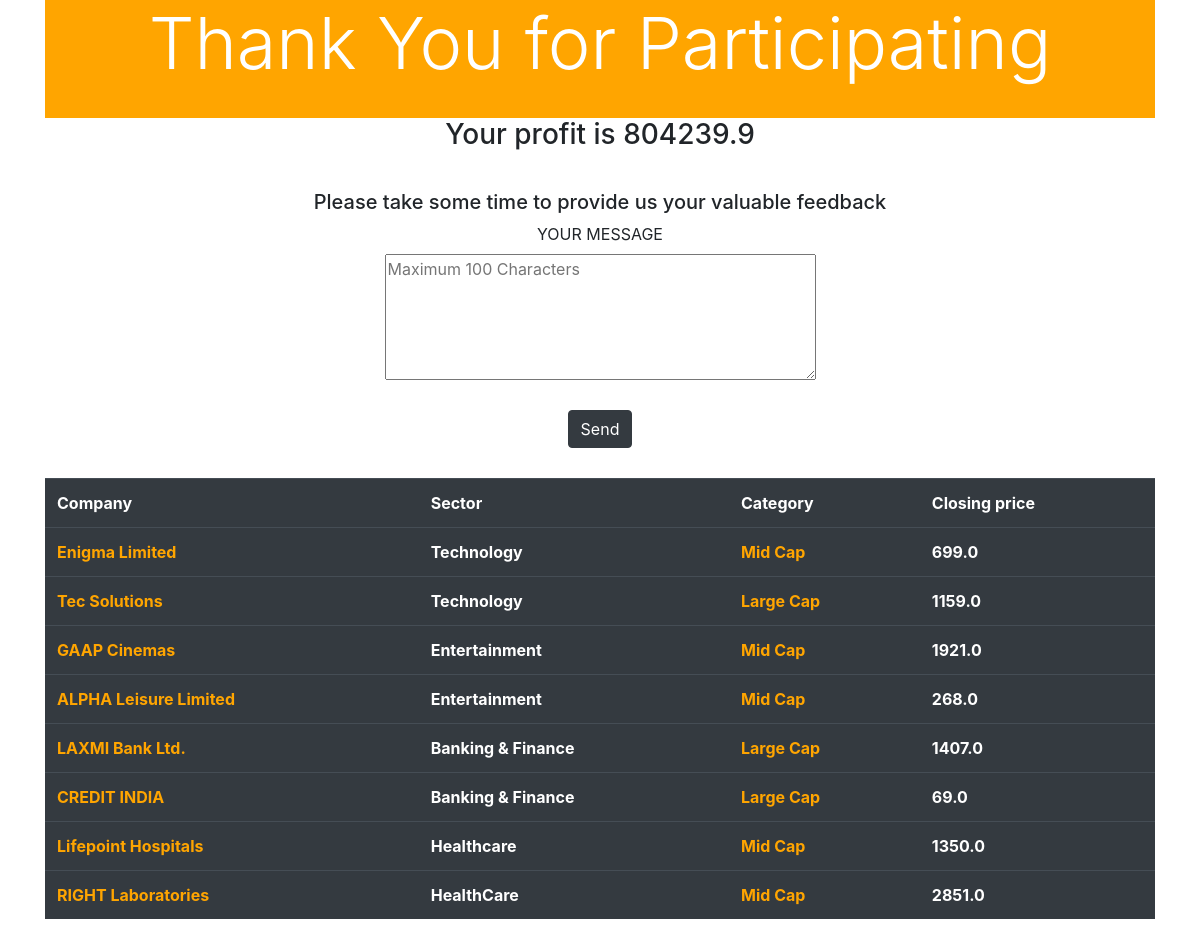
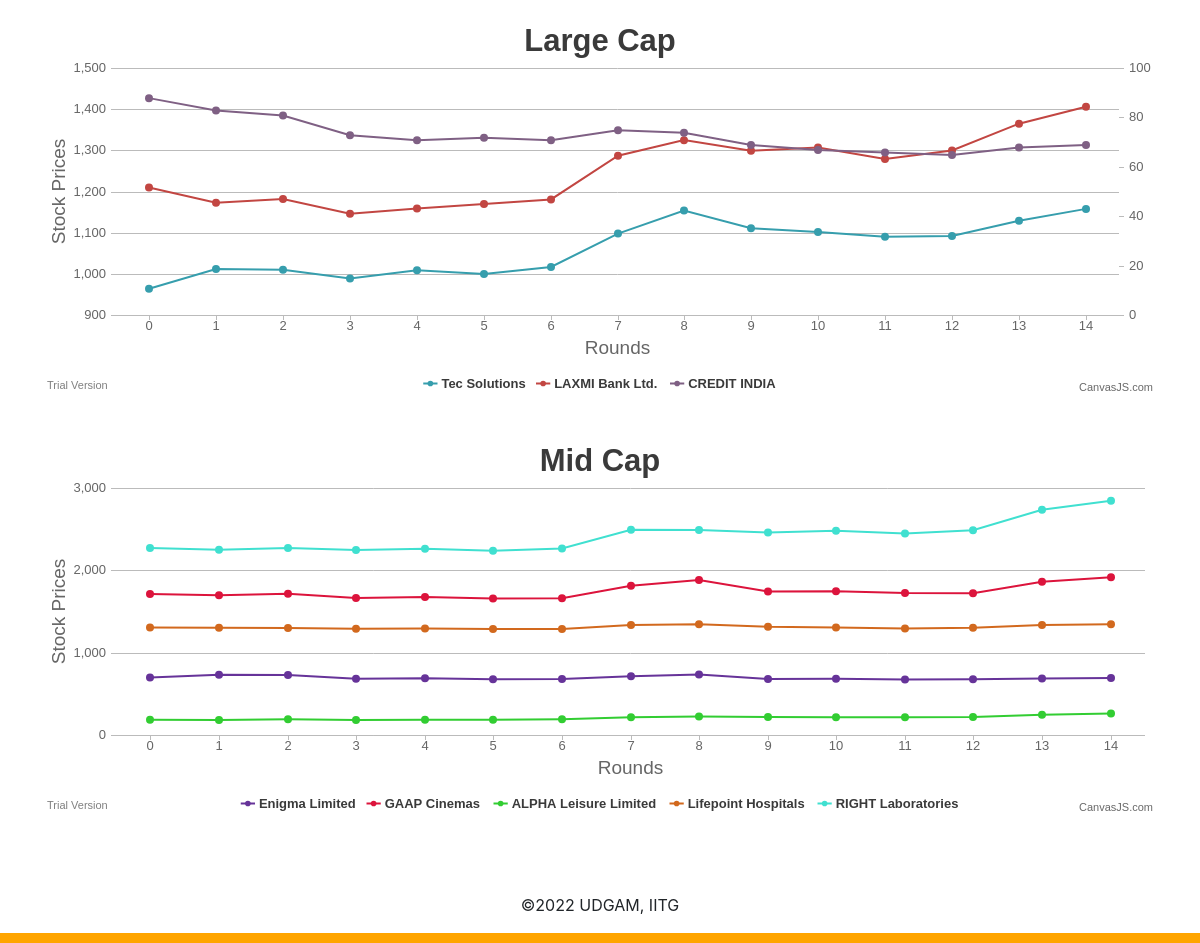
Screenshot of /site/finish/ (signed in) with the database file from the repository (2 pictures, top to bottom).
### login/models.py (models this page shows, shortened)
class company(models.Model):
	company_name = models.CharField(max_length=50)
	sector = models.CharField(max_length=25, default="max cap")
	cat = models.CharField(max_length=25, default="tec")
	price0 = models.FloatField(default=0)
	price1 = models.FloatField(default=0)
	price2 = models.FloatField(default=0)
	price3 = models.FloatField(default=0)
	price4 = models.FloatField(default=0)
	price5 = models.FloatField(default=0)
	price6 = models.FloatField(default=0)
	price7 = models.FloatField(default=0)
	price8 = models.FloatField(default=0)
	price9 = models.FloatField(default=0)
	price10 = models.FloatField(default=0)
	price11 = models.FloatField(default=0)
	price12 = models.FloatField(default=0)
	price13 = models.FloatField(default=0)
	price14 = models.FloatField(default=0)

### login/views.py (the view, shortened to what this page needs)
# urls.py: path('finish/', views.finish, name='finish'),
@login_required
def finish(request):
	user = request.user
	all_company = company.objects.all()
	comp = company.objects.get(pk=1)
	user.profile.money+=user.profile.Enigma*comp.price14
	comp = company.objects.get(pk=2)
	user.profile.money+=user.profile.Tec*comp.price14
	comp = company.objects.get(pk=3)
	user.profile.money+=user.profile.GAAP*comp.price14
	comp = company.objects.get(pk=4)
	user.profile.money+=user.profile.ALPHA*comp.price14
	comp = company.objects.get(pk=5)
	user.profile.money+=user.profile.LAXMI*comp.price14
	comp = company.objects.get(pk=6)
	user.profile.money+=user.profile.Punjab*comp.price14
	comp = company.objects.get(pk=7)
	user.profile.money+=user.profile.Lifepoint*comp.price14
	comp = company.objects.get(pk=8)
	user.profile.money+=user.profile.RIGHT*comp.price14
	money = round(user.profile.money-1000000.0, 2)
	user.profile.Enigma=0
	user.profile.RIGHT=0
	user.profile.ALPHA=0
	user.profile.Tec=0
	user.profile.GAAP=0
	user.profile.LAXMI=0
	user.profile.Punjab=0
	user.profile.Lifepoint=0
	user.profile.save()
	return render(request, 'login/finish.html', {
			'user': user,
			'companys': all_company,
			'money': money,
			'tec0': (company.objects.get(pk=2)).price0,
			'tec1': (company.objects.get(pk=2)).price1,
			'tec2': (company.objects.get(pk=2)).price2,
			'tec3': (company.objects.get(pk=2)).price3,
			'tec4': (company.objects.get(pk=2)).price4,
			'tec5': (company.objects.get(pk=2)).price5,
			'tec6': (company.objects.get(pk=2)).price6,
			'tec7': (company.objects.get(pk=2)).price7,
			'tec8': (company.objects.get(pk=2)).price8,
			'tec9': (company.objects.get(pk=2)).price9,
			'tec10': (company.objects.get(pk=2)).price10,
			'tec11': (company.objects.get(pk=2)).price11,
			'tec12': (company.objects.get(pk=2)).price12,
			'tec13': (company.objects.get(pk=2)).price13,
			'tec14': (company.objects.get(pk=2)).price14,
			'en0': (company.objects.get(pk=1)).price0,
			'en1': (company.objects.get(pk=1)).price1,
			'en2': (company.objects.get(pk=1)).price2,
			'en3': (company.objects.get(pk=1)).price3,
			'en4': (company.objects.get(pk=1)).price4,
			'en5': (company.objects.get(pk=1)).price5,
			'en6': (company.objects.get(pk=1)).price6,
			'en7': (company.objects.get(pk=1)).price7,
			'en8': (company.objects.get(pk=1)).price8,
			'en9': (company.objects.get(pk=1)).price9,
			'en10': (company.objects.get(pk=1)).price10,
			'en11': (company.objects.get(pk=1)).price11,
			'en12': (company.objects.get(pk=1)).price12,
			'en13': (company.objects.get(pk=1)).price13,
			'en14': (company.objects.get(pk=1)).price14,
			'gaa0': (company.objects.get(pk=3)).price0,
			'gaa1': (company.objects.get(pk=3)).price1,
			'gaa2': (company.objects.get(pk=3)).price2,
			'gaa3': (company.objects.get(pk=3)).price3,
			'gaa4': (company.objects.get(pk=3)).price4,
			'gaa5': (company.objects.get(pk=3)).price5,
			'gaa6': (company.objects.get(pk=3)).price6,
			'gaa7': (company.objects.get(pk=3)).price7,
			'gaa8': (company.objects.get(pk=3)).price8,
			'gaa9': (company.objects.get(pk=3)).price9,
			'gaa10': (company.objects.get(pk=3)).price10,
			'gaa11': (company.objects.get(pk=3)).price11,
			'gaa12': (company.objects.get(pk=3)).price12,
			'gaa13': (company.objects.get(pk=3)).price13,
			'gaa14': (company.objects.get(pk=3)).price14,
			'alp0': (company.objects.get(pk=4)).price0,
			'alp1': (company.objects.get(pk=4)).price1,
			'alp2': (company.objects.get(pk=4)).price2,
			'alp3': (company.objects.get(pk=4)).price3,
			'alp4': (company.objects.get(pk=4)).price4,
			'alp5': (company.objects.get(pk=4)).price5,
			'alp6': (company.objects.get(pk=4)).price6,
			'alp7': (company.objects.get(pk=4)).price7,
			'alp8': (company.objects.get(pk=4)).price8,
			'alp9': (company.objects.get(pk=4)).price9,
			'alp10': (company.objects.get(pk=4)).price10,
			'alp11': (company.objects.get(pk=4)).price11,
			'alp12': (company.objects.get(pk=4)).price12,
			'alp13': (company.objects.get(pk=4)).price13,
			'alp14': (company.objects.get(pk=4)).price14,
			'lax0': (company.objects.get(pk=5)).price0,
			'lax1': (company.objects.get(pk=5)).price1,
			'lax2': (company.objects.get(pk=5)).price2,
			'lax3': (company.objects.get(pk=5)).price3,
			'lax4': (company.objects.get(pk=5)).price4,
			'lax5': (company.objects.get(pk=5)).price5,
			'lax6': (company.objects.get(pk=5)).price6,
			'lax7': (company.objects.get(pk=5)).price7,
			'lax8': (company.objects.get(pk=5)).price8,
			'lax9': (company.objects.get(pk=5)).price9,
			'lax10': (company.objects.get(pk=5)).price10,
			'lax11': (company.objects.get(pk=5)).price11,
			'lax12': (company.objects.get(pk=5)).price12,
			'lax13': (company.objects.get(pk=5)).price13,
			'lax14': (company.objects.get(pk=5)).price14,
			'pnb0': (company.objects.get(pk=6)).price0,
			'pnb1': (company.objects.get(pk=6)).price1,
			'pnb2': (company.objects.get(pk=6)).price2,
			'pnb3': (company.objects.get(pk=6)).price3,
			'pnb4': (company.objects.get(pk=6)).price4,
			'pnb5': (company.objects.get(pk=6)).price5,
			'pnb6': (company.objects.get(pk=6)).price6,
			'pnb7': (company.objects.get(pk=6)).price7,
			'pnb8': (company.objects.get(pk=6)).price8,
			'pnb9': (company.objects.get(pk=6)).price9,
			'pnb10': (company.objects.get(pk=6)).price10,
			'pnb11': (company.objects.get(pk=6)).price11,
			'pnb12': (company.objects.get(pk=6)).price12,
			'pnb13': (company.objects.get(pk=6)).price13,
			'pnb14': (company.objects.get(pk=6)).price14,
			'lif0': (company.objects.get(pk=7)).price0,
			'lif1': (company.objects.get(pk=7)).price1,
			'lif2': (company.objects.get(pk=7)).price2,
			'lif3': (company.objects.get(pk=7)).price3,
			'lif4': (company.objects.get(pk=7)).price4,
			'lif5': (company.objects.get(pk=7)).price5,
			'lif6': (company.objects.get(pk=7)).price6,
			'lif7': (company.objects.get(pk=7)).price7,
			'lif8': (company.objects.get(pk=7)).price8,
			'lif9': (company.objects.get(pk=7)).price9,
			'lif10': (company.objects.get(pk=7)).price10,
			'lif11': (company.objects.get(pk=7)).price11,
			'lif12': (company.objects.get(pk=7)).price12,
			'lif13': (company.objects.get(pk=7)).price13,
			'lif14': (company.objects.get(pk=7)).price14,
			'rig0': (company.objects.get(pk=8)).price0,
			'rig1': (company.objects.get(pk=8)).price1,
			'rig2': (company.objects.get(pk=8)).price2,
			'rig3': (company.objects.get(pk=8)).price3,
			'rig4': (company.objects.get(pk=8)).price4,
			'rig5': (company.objects.get(pk=8)).price5,
			'rig6': (company.objects.get(pk=8)).price6,
			'rig7': (company.objects.get(pk=8)).price7,
			'rig8': (company.objects.get(pk=8)).price8,
			'rig9': (company.objects.get(pk=8)).price9,
			'rig10': (company.objects.get(pk=8)).price10,
			'rig11': (company.objects.get(pk=8)).price11,
			'rig12': (company.objects.get(pk=8)).price12,
			'rig13': (company.objects.get(pk=8)).price13,
			'rig14': (company.objects.get(pk=8)).price14,
		 })

### login/models.py (called while the page is built)
	def save(self, *args, **kwargs):
		self.money = round(self.money, 4)
		self.Enigma = round(self.Enigma, 4)
		self.Tec = round(self.Tec, 4)
		self.GAAP = round(self.GAAP, 4)
		self.ALPHA = round(self.ALPHA, 4)
		self.LAXMI = round(self.LAXMI, 4)
		self.Punjab = round(self.Punjab, 4)
		self.Lifepoint = round(self.Lifepoint, 4)
		self.RIGHT = round(self.RIGHT, 4)
		super(Profile, self).save(*args, **kwargs)

### login/templates/login/finish.html (shortened to what this page needs)
{% load static %}
<!doctype html>
<html lang="en">
<link type="text/css" id="dark-mode" rel="stylesheet" href="">
<head>
    <link rel="stylesheet" href="https://stackpath.bootstrapcdn.com/bootstrap/4.4.1/css/bootstrap.min.css">
    <link rel="stylesheet" type="text/css" href="/static/login/style.css">
  </head>
  <body data-gr-c-s-loaded="true">
<div class="container">
	<header>
      <h1 class="head display-3 text-center">Thank You for Participating</h1><br>
    </header>
    <h3 class="text-center">Your profit is {{ money }}</h3>
{% if message %}
	<h5 class="text-center">{{ message }}</h5>
{% else %}
	<div class="content3 text-center padding">
		<h5 id="contactme" class="underline">Please take some time to provide us your valuable feedback</h5>
		<div class="push">
			<form action="{% url 'finish' %}" method="POST">
				<label for="message">YOUR MESSAGE</label><br>
				<textarea name="message" id="message" required rows="5" cols="40" placeholder="Maximum 100 Characters" required></textarea><br><br>
				<input type="submit" value="Send" class="btn btn-dark">
			</form>
		</div>
	</div>
{% endif %}
  <table class="table table-dark">
    <tr>
      <th>Company</th>
      <th>Sector</th>
      <th>Category</th>
      <th>Closing price</th>
    </tr>
    {% for company in companys %}
    <tr>
      <th><a href="{% url 'details' company.id %}" target="_blank">{{ company.company_name }}</a></th>
      <th>{{ company.sector }}</th>
      {% if company.cat == "Large Cap" %}
        <th><a href="#chartContainer">{{ company.cat }}</a></th>
      {% else %}
        <th><a href="#chartContainer1">{{ company.cat }}</a></th>
      {% endif %}
      <th>{{ company.price14 }}</th>
    </tr>
    {% endfor %}
  </table>
</div>
<div class="container">
  <div id="chartContainer" class="chart padding"></div>
  <div id="chartContainer1" class="chart padding"></div>
</div>
    <footer class="bottom text-center">
      <p>©2022 UDGAM, IITG</p>
    </footer>
	</body></html>

### login/static/login/style.css (style rules this page uses)
html { scroll-behavior: smooth; }
header { background-color: orange; }
.head { text-align: center; color: white; }
.padding { padding-top: 30px; padding-bottom: 30px; }
.bottom { padding-top: 60px; padding-bottom: 0px; border-bottom: solid 10px orange; }
a:link { color: orange; }
table { border-collapse: collapse; width: 100%; }
td, th { text-align: left; padding: 8px; }
.chart { height: 370px; width: 100%; margin-bottom: 50px; }

### rows the page displays
company: company_name "Enigma Limited", sector "Technology", cat "Mid Cap", price14 "699.0"
company: company_name "Tec Solutions", sector "Technology", cat "Large Cap", price14 "1159.0"
company: company_name "GAAP Cinemas", sector "Entertainment", cat "Mid Cap", price14 "1921.0"
company: company_name "ALPHA Leisure Limited", sector "Entertainment", cat "Mid Cap", price14 "268.0"
company: company_name "LAXMI Bank Ltd.", sector "Banking & Finance", cat "Large Cap", price14 "1407.0"
company: company_name "CREDIT INDIA", sector "Banking & Finance", cat "Large Cap", price14 "69.0"
company: company_name "Lifepoint Hospitals", sector "Healthcare", cat "Mid Cap", price14 "1350.0"
company: company_name "RIGHT Laboratories", sector "HealthCare", cat "Mid Cap", price14 "2851.0"

### other values shown
{{ money }} "804239.9"
chart data {{ tec0 }} 965.0
chart data {{ tec1 }} 1013.0
chart data {{ tec2 }} 1011.0
